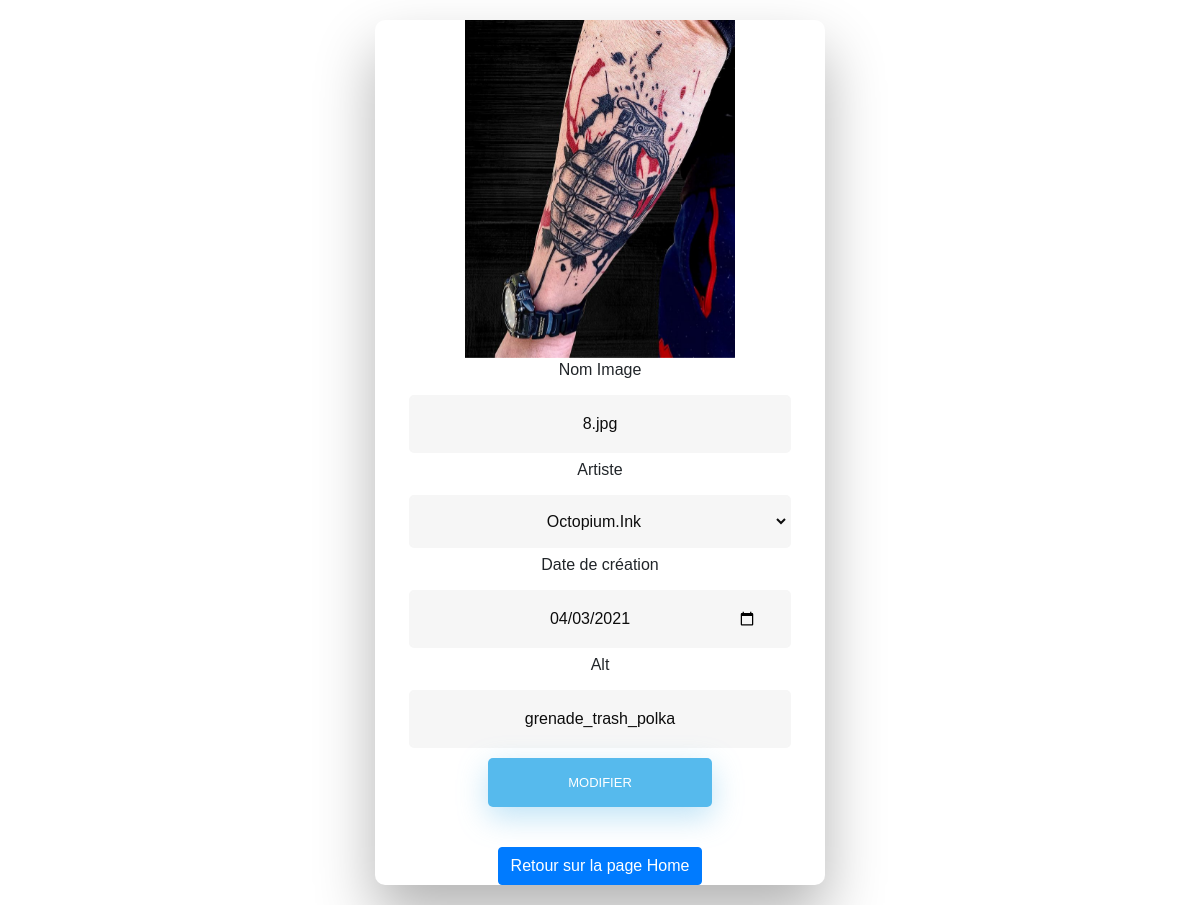
Page /sixteenAdmin/public/modif-8 (signed in) on the committed database.
### tables this page shows
CREATE TABLE `tattoo` (
  `id` int(11) NOT NULL,
  `image` varchar(255) NOT NULL,
  `artiste` varchar(255) NOT NULL,
  `date` date NOT NULL,
  `alt` varchar(255) NOT NULL
);

### sixteenAdmin/controllers/Controller.php (called while the page is built, shortened)
<?php
abstract class Controller{
	private $chemin="../views/";
	protected function render($view,$donnee=[]){
		extract($donnee);
		require($this->chemin.$view.'.php');
		require($this->chemin."/template/default.php");
	}
}
?>

### sixteenAdmin/controllers/ModifController.php (called while the page is built, shortened)
<?php
class ModifController extends Controller
{
	private $modif;
	public function __construct(){
		$this->modif = new ModifModel();
	}
	public function tattoo($id){
		return $this->modif->getTattoo($id)->fetchAll();
	}
	public function index($id)
	{
		$tattoo = $this->tattoo($id);
		$this->render('modif', compact('tattoo'));
	}
}

### sixteenAdmin/app/Database.php (called while the page is built, shortened)
<?php
class Database{
	private $dsn="mysql:dbname=sixteen;host=localhost;charset=utf8";
	private $login="root";
	private $password="";
	private $pdo;
	public function __construct(){
		if($this->pdo==null){
			$this->pdo = new PDO($this->dsn,$this->login,$this->password);
			$this->pdo->setAttribute(PDO::ATTR_ERRMODE,PDO::ERRMODE_EXCEPTION);
			$this->pdo->setAttribute(PDO::ATTR_DEFAULT_FETCH_MODE,PDO::FETCH_OBJ);
			$this->pdo->setAttribute(PDO::MYSQL_ATTR_INIT_COMMAND, 'SET NAMES utf8');
		}
	}
	public function query($query,$params=false){
		if($params){
			$req=$this->pdo->prepare($query);
			$req->execute($params);
		}
		else{
			$req=$this->pdo->query($query);
		}
		return $req;
	}
}
?>

### sixteenAdmin/models/ModifModel.php (called while the page is built, shortened)
<?php
class ModifModel{
	private $db;
	public function __construct()
	{
		$this->db=new Database();
	}
    public function getTattoo($id) {
        return $this->db->query('SELECT * FROM tattoo WHERE id=?',[$id]);
    }
}

### sixteenAdmin/views/modif.php (the view, shortened to what this page needs)
<div class="wrapper fadeInDown">
  <div id="formContent">
    <div class="fadeIn first">
      <img src="../../sixteen/public/img/<?php echo $tattoo[0]->image; ?>" id="icon" alt="User Icon" />
    </div>
    <form action="modif-<?php echo $tattoo[0]->id; ?>-done" method="POST">
        <div>
            <label for="nom">Nom Image</label>
            <input type="text" id="nom" class="fadeIn second" name="nom" value="<?php echo $tattoo[0]->image; ?>" disabled>
        </div>
        <div>
            <label for="artiste">Artiste</label><br>
            <select id="artiste" name="artiste" aria-label="Default select example">
                <option <?php echo ($tattoo[0]->artiste=="octo")?'selected':null; ?> value="octo">Octopium.Ink</option>
            </select>
        </div>
        <div>
            <label for="date">Date de création</label>
            <input type="date" id="date" class="fadeIn second" name="date"  value="<?php echo $tattoo[0]->date; ?>">
        </div>
        <div>
            <label for="alt">Alt</label><br>
            <input type="text" id="alt" class="fadeIn third" name="alt" value="<?php echo $tattoo[0]->alt; ?>">
        </div>
        <input type="submit" class="fadeIn fourth" value="Modifier"><a class="btn btn-primary" href="home">Retour sur la page Home</a>
    </form>
  </div>
</div>

### sixteenAdmin/views/template/default.php (style rules this page uses)
body { font-family: "Poppins", sans-serif; height: 100vh; }
a { color: #92badd; display:inline-block; text-decoration: none; font-weight: 400; }
.wrapper { display: flex; align-items: center; flex-direction: column; justify-content: center; width: 100%; min-height: 100%; padding: 20px; }
#formContent { -webkit-border-radius: 10px 10px 10px 10px; border-radius: 10px 10px 10px 10px; background: #fff; padding: 30px; width: 90%; max-width: 450px; position: relative; padding: 0px; -webkit-box-shadow: 0 30px 60px 0 rgba(0,0,0,0.3); box-shadow: 0 30px 60px 0 rgba(0,0,0,0.3); text-align: center; }
input[type=button], input[type=submit], input[type=reset] { background-color: #56baed; border: none; color: white; padding: 15px 80px; text-align: center; text-decoration: none; display: inline-block; text-transform: uppercase; font-size: 13px; -webkit-box-shadow: 0 10px 30px 0 rgba(95,186,233,0.4); box-shadow: 0 10px 30px 0 rgba(95,186,233,0.4); -webkit-border-radius: 5px 5px 5px 5px; border-radius: 5px 5px 5px 5px; margin: 5px 20px 40px 20px; -webkit-transition: all 0.3s ease-in-out; -moz-transition: all 0.3s ease-in-out; -ms-transition: all 0.3s ease-in-out; -o-transition: all 0.3s ease-in-out; transition: all 0.3s ease-in-out; }
input[type=text], input[type=date], input[type=password], select { background-color: #f6f6f6; border: none; color: #0d0d0d; padding: 15px 32px; text-align: center; text-decoration: none; display: inline-block; font-size: 16px; margin: 5px; width: 85%; border: 2px solid #f6f6f6; -webkit-transition: all 0.5s ease-in-out; -moz-transition: all 0.5s ease-in-out; -ms-transition: all 0.5s ease-in-out; -o-transition: all 0.5s ease-in-out; transition: all 0.5s ease-in-out; -webkit-border-radius: 5px 5px 5px 5px; border-radius: 5px 5px 5px 5px; }
input[type=text]:placeholder { color: #cccccc; }
.fadeInDown { -webkit-animation-name: fadeInDown; animation-name: fadeInDown; -webkit-animation-duration: 1s; animation-duration: 1s; -webkit-animation-fill-mode: both; animation-fill-mode: both; }
.fadeIn { opacity:0; -webkit-animation:fadeIn ease-in 1; -moz-animation:fadeIn ease-in 1; animation:fadeIn ease-in 1; -webkit-animation-fill-mode:forwards; -moz-animation-fill-mode:forwards; animation-fill-mode:forwards; -webkit-animation-duration:1s; -moz-animation-duration:1s; animation-duration:1s; }
.fadeIn.first { -webkit-animation-delay: 0.4s; -moz-animation-delay: 0.4s; animation-delay: 0.4s; }
.fadeIn.second { -webkit-animation-delay: 0.6s; -moz-animation-delay: 0.6s; animation-delay: 0.6s; }
.fadeIn.third { -webkit-animation-delay: 0.8s; -moz-animation-delay: 0.8s; animation-delay: 0.8s; }
.fadeIn.fourth { -webkit-animation-delay: 1s; -moz-animation-delay: 1s; animation-delay: 1s; }
#icon { width:60%; }

### rows in the picture
tattoo: image (picture), nom "8.jpg", artiste "Octopium.Ink", date "04/03/2021", alt "grenade_trash_polka"
